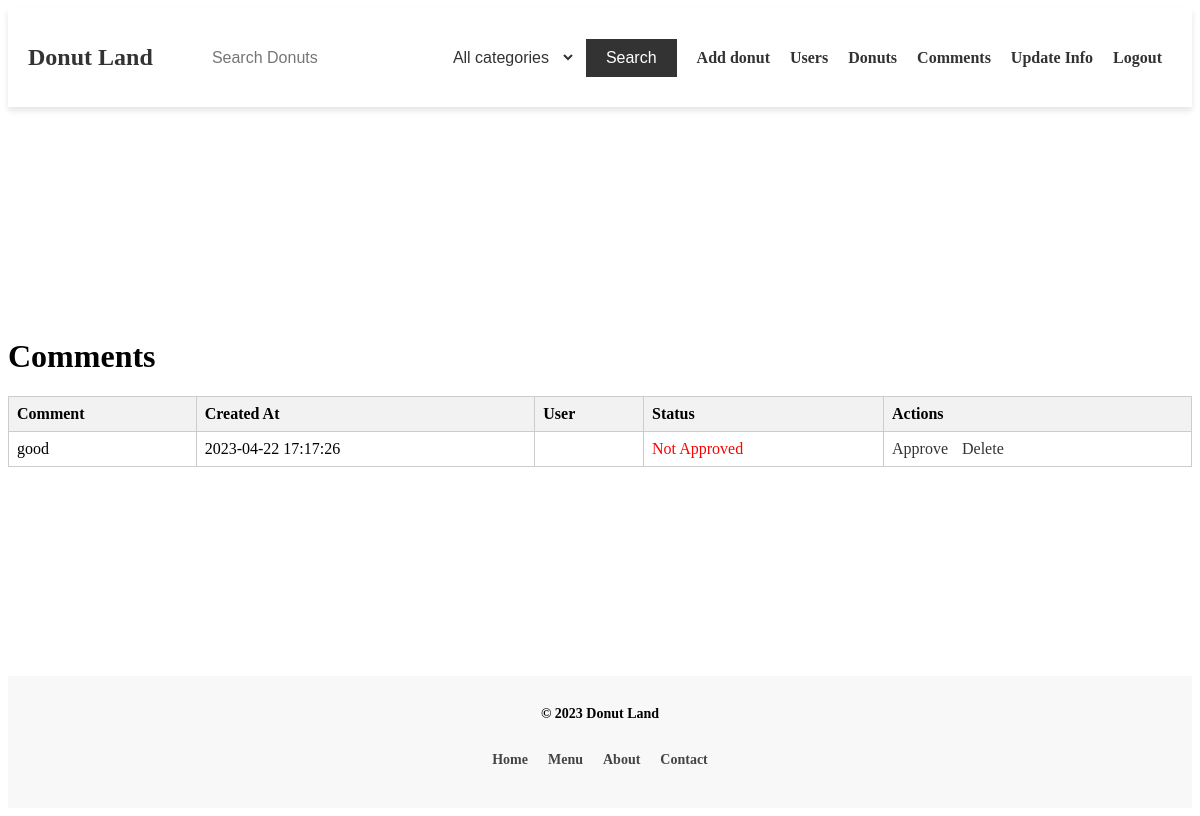
/admin/comments.php (signed in), run on the app's committed database.
### tables this page shows
CREATE TABLE `comments` (
  `id` int(11) NOT NULL,
  `user_id` int(11) DEFAULT NULL,
  `item_id` int(11) NOT NULL,
  `comment` text NOT NULL,
  `created_at` timestamp NOT NULL DEFAULT current_timestamp(),
  `updated_at` timestamp NOT NULL DEFAULT current_timestamp() ON UPDATE current_timestamp(),
  `is_approved` tinyint(1) DEFAULT 0
);

### admin/comments.php (the view, shortened to what this page needs)
<!DOCTYPE html>
<html lang="en">
<head>
  <link rel="stylesheet" href="../styles/admin/comment/comments.css">
</head>
<body>
  <?php include_once "../header.php" ?>
<?php
  require_once '../database/connect.php';
  $sql = 'SELECT * FROM comments ORDER BY created_at DESC;';
  $stmt = $pdo->prepare($sql);
  $stmt->execute();
  $comments = $stmt->fetchAll(PDO::FETCH_ASSOC);
?>
  <main>
    <h1>Comments</h1>
    <table>
      <thead>
        <tr>
          <th>Comment</th>
          <th>Created At</th>
          <th>User</th>
          <th>Status</th>
          <th>Actions</th>
        </tr>
      </thead>
      <tbody>
        <?php foreach ($comments as $comment): ?>
          <tr>
            <td><?php echo $comment['comment']; ?></td>
            <td><?php echo $comment['created_at']; ?></td>
            <td><?php echo $comment['user_id']; ?></td>
            <td><?php echo $comment['is_approved'] ? 'Approved' : 'Not Approved'; ?></td>
            <td>
              <?php if($comment['is_approved']){ ?>
                <a href="../scripts/comment/approve?id=<?php echo $comment['id']; ?>">Unapprove</a>
              <?php } else { ?>
                <a href="../scripts/comment/approve?id=<?php echo $comment['id']; ?>">Approve</a>
              <?php } ?>
              <a href="../scripts/comment/delete?id=<?php echo $comment['id']; ?>">Delete</a>
            </td>
          </tr>
        <?php endforeach; ?>
      </tbody>
    </table>
  </main>
  <?php include_once "../footer.php" ?>
</body>
</html>

### styles/admin/comment/comments.css (style rules this page uses)
body { display: flex; flex-direction: column; min-height: 100vh; justify-content: space-between; }
table { border-collapse: collapse; width: 100%; margin-top: 20px; }
table th, table td { border: 1px solid #ccc; padding: 8px; text-align: left; }
table th { background-color: #f2f2f2; }
table td a { display: inline-block; margin-right: 10px; color: #333; text-decoration: none; }
table td:nth-child(4) { color: red; }

### data on the page
comments: comment "good", created_at "2023-04-22 17:17:26", is_approved "Not Approved"
